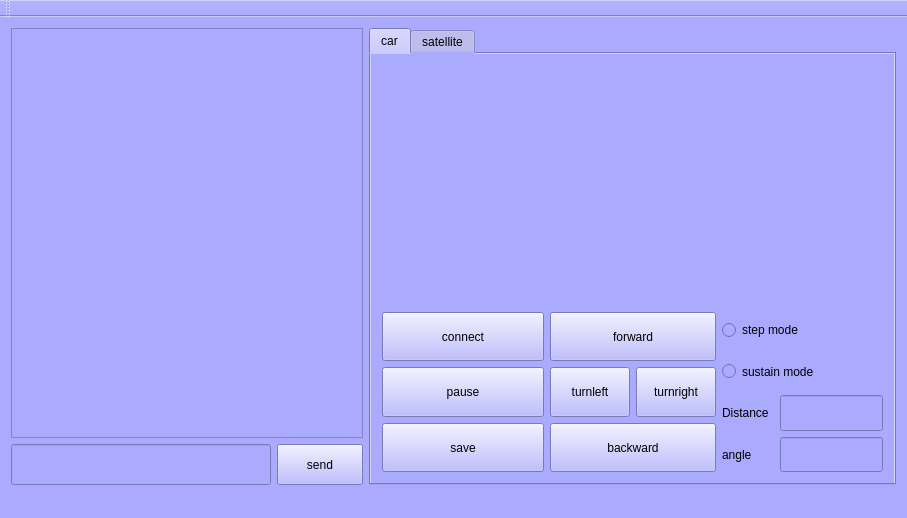
<?xml version="1.0" encoding="UTF-8"?>
<ui version="4.0">
 <class>MainWindow</class>
 <widget class="QMainWindow" name="MainWindow">
  <property name="geometry">
   <rect>
    <x>0</x>
    <y>0</y>
    <width>907</width>
    <height>518</height>
   </rect>
  </property>
  <property name="sizePolicy">
   <sizepolicy hsizetype="Expanding" vsizetype="Expanding">
    <horstretch>0</horstretch>
    <verstretch>0</verstretch>
   </sizepolicy>
  </property>
  <property name="windowTitle">
   <string>MainWindow</string>
  </property>
  <property name="styleSheet">
   <string notr="true">background:rgb(170, 170, 255)</string>
  </property>
  <widget class="QWidget" name="centralWidget">
   <property name="sizePolicy">
    <sizepolicy hsizetype="Expanding" vsizetype="Expanding">
     <horstretch>0</horstretch>
     <verstretch>0</verstretch>
    </sizepolicy>
   </property>
   <layout class="QGridLayout" name="gridLayout_3">
    <item row="0" column="0">
     <layout class="QHBoxLayout" name="horizontalLayout_4" stretch="2,3">
      <item>
       <layout class="QVBoxLayout" name="leftVerticalLayout" stretch="10,1">
        <item>
         <widget class="QTextBrowser" name="MessageBrowser"/>
        </item>
        <item>
         <layout class="QHBoxLayout" name="leftHorizontalLayout" stretch="3,1">
          <item>
           <widget class="QLineEdit" name="commandEdit">
            <property name="sizePolicy">
             <sizepolicy hsizetype="Expanding" vsizetype="Expanding">
              <horstretch>0</horstretch>
              <verstretch>0</verstretch>
             </sizepolicy>
            </property>
            <property name="styleSheet">
             <string notr="true">font: 25 12pt &quot;3ds Light&quot;;</string>
            </property>
           </widget>
          </item>
          <item>
           <widget class="QPushButton" name="sendButton">
            <property name="sizePolicy">
             <sizepolicy hsizetype="Expanding" vsizetype="Expanding">
              <horstretch>0</horstretch>
              <verstretch>0</verstretch>
             </sizepolicy>
            </property>
            <property name="styleSheet">
             <string notr="true">
font: 12pt &quot;Bernard MT Condensed&quot;;</string>
            </property>
            <property name="text">
             <string>send</string>
            </property>
           </widget>
          </item>
         </layout>
        </item>
       </layout>
      </item>
      <item>
       <widget class="QTabWidget" name="tabWidget">
        <property name="currentIndex">
         <number>0</number>
        </property>
        <property name="iconSize">
         <size>
          <width>42</width>
          <height>42</height>
         </size>
        </property>
        <widget class="QWidget" name="carTab">
         <property name="autoFillBackground">
          <bool>false</bool>
         </property>
         <attribute name="title">
          <string>car</string>
         </attribute>
         <layout class="QGridLayout" name="gridLayout_2">
          <item row="0" column="0">
           <layout class="QVBoxLayout" name="rightVerticalLayout" stretch="3,2">
            <item>
             <widget class="QWidget" name="widget" native="true">
              <property name="sizePolicy">
               <sizepolicy hsizetype="Expanding" vsizetype="Expanding">
                <horstretch>0</horstretch>
                <verstretch>0</verstretch>
               </sizepolicy>
              </property>
             </widget>
            </item>
            <item>
             <layout class="QHBoxLayout" name="horizontalLayout_3" stretch="1,1,1">
              <item>
               <layout class="QVBoxLayout" name="vlccontrolVerticalLayout" stretch="1,1,1">
                <item>
                 <widget class="QPushButton" name="connectButton">
                  <property name="sizePolicy">
                   <sizepolicy hsizetype="Expanding" vsizetype="Expanding">
                    <horstretch>0</horstretch>
                    <verstretch>0</verstretch>
                   </sizepolicy>
                  </property>
                  <property name="styleSheet">
                   <string notr="true">font: 12pt &quot;Bernard MT Condensed&quot;;</string>
                  </property>
                  <property name="text">
                   <string>connect</string>
                  </property>
                 </widget>
                </item>
                <item>
                 <widget class="QPushButton" name="pauseButton">
                  <property name="sizePolicy">
                   <sizepolicy hsizetype="Expanding" vsizetype="Expanding">
                    <horstretch>0</horstretch>
                    <verstretch>0</verstretch>
                   </sizepolicy>
                  </property>
                  <property name="styleSheet">
                   <string notr="true">font: 12pt &quot;Bernard MT Condensed&quot;;</string>
                  </property>
                  <property name="text">
                   <string>pause</string>
                  </property>
                 </widget>
                </item>
                <item>
                 <widget class="QPushButton" name="saveButton">
                  <property name="sizePolicy">
                   <sizepolicy hsizetype="Expanding" vsizetype="Expanding">
                    <horstretch>0</horstretch>
                    <verstretch>0</verstretch>
                   </sizepolicy>
                  </property>
                  <property name="styleSheet">
                   <string notr="true">font: 12pt &quot;Bernard MT Condensed&quot;;</string>
                  </property>
                  <property name="text">
                   <string>save</string>
                  </property>
                 </widget>
                </item>
               </layout>
              </item>
              <item>
               <layout class="QGridLayout" name="gridLayout">
                <item row="0" column="0" colspan="2">
                 <widget class="QPushButton" name="forwardButton">
                  <property name="sizePolicy">
                   <sizepolicy hsizetype="Expanding" vsizetype="Expanding">
                    <horstretch>0</horstretch>
                    <verstretch>0</verstretch>
                   </sizepolicy>
                  </property>
                  <property name="styleSheet">
                   <string notr="true">font: 12pt &quot;Bernard MT Condensed&quot;;</string>
                  </property>
                  <property name="text">
                   <string>forward</string>
                  </property>
                 </widget>
                </item>
                <item row="1" column="0">
                 <widget class="QPushButton" name="turnleftButton">
                  <property name="sizePolicy">
                   <sizepolicy hsizetype="Expanding" vsizetype="Expanding">
                    <horstretch>0</horstretch>
                    <verstretch>0</verstretch>
                   </sizepolicy>
                  </property>
                  <property name="styleSheet">
                   <string notr="true">font: 12pt &quot;Bernard MT Condensed&quot;;</string>
                  </property>
                  <property name="text">
                   <string>turnleft</string>
                  </property>
                 </widget>
                </item>
                <item row="1" column="1">
                 <widget class="QPushButton" name="turnrightButton">
                  <property name="sizePolicy">
                   <sizepolicy hsizetype="Expanding" vsizetype="Expanding">
                    <horstretch>0</horstretch>
                    <verstretch>0</verstretch>
                   </sizepolicy>
                  </property>
                  <property name="styleSheet">
                   <string notr="true">font: 12pt &quot;Bernard MT Condensed&quot;;</string>
                  </property>
                  <property name="text">
                   <string>turnright</string>
                  </property>
                 </widget>
                </item>
                <item row="2" column="0" colspan="2">
                 <widget class="QPushButton" name="backButton">
                  <property name="sizePolicy">
                   <sizepolicy hsizetype="Expanding" vsizetype="Expanding">
                    <horstretch>0</horstretch>
                    <verstretch>0</verstretch>
                   </sizepolicy>
                  </property>
                  <property name="styleSheet">
                   <string notr="true">font: 12pt &quot;Bernard MT Condensed&quot;;</string>
                  </property>
                  <property name="text">
                   <string>backward</string>
                  </property>
                 </widget>
                </item>
               </layout>
              </item>
              <item>
               <layout class="QVBoxLayout" name="verticalLayout_2">
                <item>
                 <widget class="QRadioButton" name="stepRadioButton">
                  <property name="sizePolicy">
                   <sizepolicy hsizetype="Expanding" vsizetype="Expanding">
                    <horstretch>0</horstretch>
                    <verstretch>0</verstretch>
                   </sizepolicy>
                  </property>
                  <property name="styleSheet">
                   <string notr="true">font: 12pt &quot;Bernard MT Condensed&quot;;</string>
                  </property>
                  <property name="text">
                   <string>step mode</string>
                  </property>
                 </widget>
                </item>
                <item>
                 <widget class="QRadioButton" name="sustainRadioButton">
                  <property name="sizePolicy">
                   <sizepolicy hsizetype="Expanding" vsizetype="Expanding">
                    <horstretch>0</horstretch>
                    <verstretch>0</verstretch>
                   </sizepolicy>
                  </property>
                  <property name="styleSheet">
                   <string notr="true">font: 12pt &quot;Bernard MT Condensed&quot;;</string>
                  </property>
                  <property name="text">
                   <string>sustain mode</string>
                  </property>
                 </widget>
                </item>
                <item>
                 <layout class="QHBoxLayout" name="horizontalLayout_2" stretch="1,2">
                  <item>
                   <widget class="QLabel" name="label">
                    <property name="sizePolicy">
                     <sizepolicy hsizetype="Expanding" vsizetype="Expanding">
                      <horstretch>0</horstretch>
                      <verstretch>0</verstretch>
                     </sizepolicy>
                    </property>
                    <property name="styleSheet">
                     <string notr="true">font: 12pt &quot;Bernard MT Condensed&quot;;</string>
                    </property>
                    <property name="text">
                     <string>Distance</string>
                    </property>
                   </widget>
                  </item>
                  <item>
                   <widget class="QLineEdit" name="distanceLineEdit">
                    <property name="sizePolicy">
                     <sizepolicy hsizetype="Expanding" vsizetype="Expanding">
                      <horstretch>0</horstretch>
                      <verstretch>0</verstretch>
                     </sizepolicy>
                    </property>
                   </widget>
                  </item>
                 </layout>
                </item>
                <item>
                 <layout class="QHBoxLayout" name="horizontalLayout" stretch="1,2">
                  <item>
                   <widget class="QLabel" name="label_2">
                    <property name="sizePolicy">
                     <sizepolicy hsizetype="Expanding" vsizetype="Expanding">
                      <horstretch>0</horstretch>
                      <verstretch>0</verstretch>
                     </sizepolicy>
                    </property>
                    <property name="styleSheet">
                     <string notr="true">font: 12pt &quot;Bernard MT Condensed&quot;;</string>
                    </property>
                    <property name="text">
                     <string>angle</string>
                    </property>
                   </widget>
                  </item>
                  <item>
                   <widget class="QLineEdit" name="angleLineEdit">
                    <property name="sizePolicy">
                     <sizepolicy hsizetype="Expanding" vsizetype="Expanding">
                      <horstretch>0</horstretch>
                      <verstretch>0</verstretch>
                     </sizepolicy>
                    </property>
                   </widget>
                  </item>
                 </layout>
                </item>
               </layout>
              </item>
             </layout>
            </item>
           </layout>
          </item>
         </layout>
        </widget>
        <widget class="QWidget" name="satelliteTab">
         <attribute name="title">
          <string>satellite</string>
         </attribute>
         <layout class="QGridLayout" name="gridLayout_6">
          <item row="0" column="0">
           <layout class="QVBoxLayout" name="verticalLayout" stretch="4,3">
            <item>
             <widget class="QWidget" name="widget_2" native="true"/>
            </item>
            <item>
             <layout class="QHBoxLayout" name="horizontalLayout_8" stretch="2,1">
              <item>
               <layout class="QGridLayout" name="gridLayout_4">
                <item row="0" column="0">
                 <widget class="QPushButton" name="pushButton">
                  <property name="sizePolicy">
                   <sizepolicy hsizetype="Expanding" vsizetype="Expanding">
                    <horstretch>0</horstretch>
                    <verstretch>0</verstretch>
                   </sizepolicy>
                  </property>
                  <property name="text">
                   <string>connect</string>
                  </property>
                 </widget>
                </item>
                <item row="0" column="1">
                 <widget class="QPushButton" name="pushButton_4">
                  <property name="sizePolicy">
                   <sizepolicy hsizetype="Expanding" vsizetype="Expanding">
                    <horstretch>0</horstretch>
                    <verstretch>0</verstretch>
                   </sizepolicy>
                  </property>
                  <property name="text">
                   <string>X+</string>
                  </property>
                 </widget>
                </item>
                <item row="0" column="2">
                 <widget class="QPushButton" name="pushButton_5">
                  <property name="sizePolicy">
                   <sizepolicy hsizetype="Expanding" vsizetype="Expanding">
                    <horstretch>0</horstretch>
                    <verstretch>0</verstretch>
                   </sizepolicy>
                  </property>
                  <property name="text">
                   <string>X-</string>
                  </property>
                 </widget>
                </item>
                <item row="1" column="0">
                 <widget class="QPushButton" name="pushButton_2">
                  <property name="sizePolicy">
                   <sizepolicy hsizetype="Expanding" vsizetype="Expanding">
                    <horstretch>0</horstretch>
                    <verstretch>0</verstretch>
                   </sizepolicy>
                  </property>
                  <property name="text">
                   <string>pause</string>
                  </property>
                 </widget>
                </item>
                <item row="1" column="1">
                 <widget class="QPushButton" name="pushButton_6">
                  <property name="sizePolicy">
                   <sizepolicy hsizetype="Expanding" vsizetype="Expanding">
                    <horstretch>0</horstretch>
                    <verstretch>0</verstretch>
                   </sizepolicy>
                  </property>
                  <property name="text">
                   <string>Y+</string>
                  </property>
                 </widget>
                </item>
                <item row="1" column="2">
                 <widget class="QPushButton" name="pushButton_7">
                  <property name="sizePolicy">
                   <sizepolicy hsizetype="Expanding" vsizetype="Expanding">
                    <horstretch>0</horstretch>
                    <verstretch>0</verstretch>
                   </sizepolicy>
                  </property>
                  <property name="text">
                   <string>Y-</string>
                  </property>
                 </widget>
                </item>
                <item row="2" column="0">
                 <widget class="QPushButton" name="pushButton_3">
                  <property name="sizePolicy">
                   <sizepolicy hsizetype="Expanding" vsizetype="Expanding">
                    <horstretch>0</horstretch>
                    <verstretch>0</verstretch>
                   </sizepolicy>
                  </property>
                  <property name="text">
                   <string>save</string>
                  </property>
                 </widget>
                </item>
                <item row="2" column="1">
                 <widget class="QPushButton" name="pushButton_8">
                  <property name="sizePolicy">
                   <sizepolicy hsizetype="Expanding" vsizetype="Expanding">
                    <horstretch>0</horstretch>
                    <verstretch>0</verstretch>
                   </sizepolicy>
                  </property>
                  <property name="text">
                   <string>Z+</string>
                  </property>
                 </widget>
                </item>
                <item row="2" column="2">
                 <widget class="QPushButton" name="pushButton_9">
                  <property name="sizePolicy">
                   <sizepolicy hsizetype="Expanding" vsizetype="Expanding">
                    <horstretch>0</horstretch>
                    <verstretch>0</verstretch>
                   </sizepolicy>
                  </property>
                  <property name="text">
                   <string> Z-</string>
                  </property>
                 </widget>
                </item>
               </layout>
              </item>
              <item>
               <layout class="QGridLayout" name="gridLayout_5">
                <item row="0" column="0" colspan="2">
                 <widget class="QRadioButton" name="radioButton">
                  <property name="sizePolicy">
                   <sizepolicy hsizetype="Expanding" vsizetype="Expanding">
                    <horstretch>0</horstretch>
                    <verstretch>0</verstretch>
                   </sizepolicy>
                  </property>
                  <property name="text">
                   <string>RadioButton</string>
                  </property>
                 </widget>
                </item>
                <item row="1" column="0" colspan="2">
                 <widget class="QRadioButton" name="radioButton_2">
                  <property name="sizePolicy">
                   <sizepolicy hsizetype="Expanding" vsizetype="Expanding">
                    <horstretch>0</horstretch>
                    <verstretch>0</verstretch>
                   </sizepolicy>
                  </property>
                  <property name="text">
                   <string>RadioButton</string>
                  </property>
                 </widget>
                </item>
                <item row="2" column="0">
                 <widget class="QLabel" name="label_6">
                  <property name="sizePolicy">
                   <sizepolicy hsizetype="Expanding" vsizetype="Expanding">
                    <horstretch>0</horstretch>
                    <verstretch>0</verstretch>
                   </sizepolicy>
                  </property>
                  <property name="text">
                   <string>angle</string>
                  </property>
                 </widget>
                </item>
                <item row="2" column="1">
                 <widget class="QSpinBox" name="spinBox">
                  <property name="sizePolicy">
                   <sizepolicy hsizetype="Expanding" vsizetype="Expanding">
                    <horstretch>0</horstretch>
                    <verstretch>0</verstretch>
                   </sizepolicy>
                  </property>
                 </widget>
                </item>
               </layout>
              </item>
             </layout>
            </item>
           </layout>
          </item>
         </layout>
        </widget>
       </widget>
      </item>
     </layout>
    </item>
   </layout>
  </widget>
  <widget class="QMenuBar" name="menuBar">
   <property name="geometry">
    <rect>
     <x>0</x>
     <y>0</y>
     <width>907</width>
     <height>23</height>
    </rect>
   </property>
  </widget>
  <widget class="QToolBar" name="mainToolBar">
   <attribute name="toolBarArea">
    <enum>TopToolBarArea</enum>
   </attribute>
   <attribute name="toolBarBreak">
    <bool>false</bool>
   </attribute>
  </widget>
  <widget class="QStatusBar" name="statusBar"/>
 </widget>
 <layoutdefault spacing="6" margin="11"/>
 <resources/>
 <connections/>
</ui>
